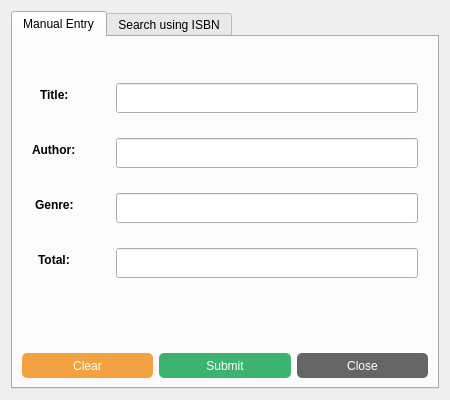
<?xml version="1.0" encoding="UTF-8"?>
<ui version="4.0">
 <class>addbookdialog</class>
 <widget class="QDialog" name="addbookdialog">
  <property name="geometry">
   <rect>
    <x>0</x>
    <y>0</y>
    <width>450</width>
    <height>400</height>
   </rect>
  </property>
  <property name="minimumSize">
   <size>
    <width>450</width>
    <height>400</height>
   </size>
  </property>
  <property name="maximumSize">
   <size>
    <width>450</width>
    <height>400</height>
   </size>
  </property>
  <property name="windowTitle">
   <string>Add Books</string>
  </property>
  <layout class="QVBoxLayout" name="verticalLayout">
   <item>
    <widget class="QTabWidget" name="tabWidget">
     <property name="currentIndex">
      <number>0</number>
     </property>
     <widget class="QWidget" name="manual">
      <attribute name="title">
       <string>Manual Entry</string>
      </attribute>
      <layout class="QVBoxLayout" name="verticalLayout_2" stretch="10,1,2">
       <item>
        <layout class="QFormLayout" name="inputform">
         <property name="fieldGrowthPolicy">
          <enum>QFormLayout::ExpandingFieldsGrow</enum>
         </property>
         <property name="labelAlignment">
          <set>Qt::AlignCenter</set>
         </property>
         <property name="formAlignment">
          <set>Qt::AlignCenter</set>
         </property>
         <property name="horizontalSpacing">
          <number>40</number>
         </property>
         <property name="verticalSpacing">
          <number>25</number>
         </property>
         <property name="leftMargin">
          <number>10</number>
         </property>
         <property name="rightMargin">
          <number>10</number>
         </property>
         <item row="0" column="0">
          <widget class="QLabel" name="titlefield">
           <property name="font">
            <font>
             <bold>true</bold>
            </font>
           </property>
           <property name="text">
            <string>Title:</string>
           </property>
          </widget>
         </item>
         <item row="0" column="1">
          <widget class="QLineEdit" name="inputtitle">
           <property name="minimumSize">
            <size>
             <width>0</width>
             <height>30</height>
            </size>
           </property>
          </widget>
         </item>
         <item row="1" column="0">
          <widget class="QLabel" name="authorfield">
           <property name="font">
            <font>
             <bold>true</bold>
            </font>
           </property>
           <property name="text">
            <string>Author:</string>
           </property>
          </widget>
         </item>
         <item row="1" column="1">
          <widget class="QLineEdit" name="inputauthor">
           <property name="minimumSize">
            <size>
             <width>0</width>
             <height>30</height>
            </size>
           </property>
          </widget>
         </item>
         <item row="2" column="0">
          <widget class="QLabel" name="genrefield">
           <property name="font">
            <font>
             <bold>true</bold>
            </font>
           </property>
           <property name="text">
            <string>Genre:</string>
           </property>
          </widget>
         </item>
         <item row="2" column="1">
          <widget class="QLineEdit" name="inputgenre">
           <property name="minimumSize">
            <size>
             <width>0</width>
             <height>30</height>
            </size>
           </property>
          </widget>
         </item>
         <item row="3" column="0">
          <widget class="QLabel" name="totalfield">
           <property name="font">
            <font>
             <bold>true</bold>
            </font>
           </property>
           <property name="text">
            <string>Total:</string>
           </property>
          </widget>
         </item>
         <item row="3" column="1">
          <widget class="QLineEdit" name="inputtotal">
           <property name="minimumSize">
            <size>
             <width>0</width>
             <height>30</height>
            </size>
           </property>
          </widget>
         </item>
        </layout>
       </item>
       <item>
        <widget class="QLabel" name="error">
         <property name="font">
          <font>
           <bold>true</bold>
          </font>
         </property>
         <property name="styleSheet">
          <string notr="true">color: orange</string>
         </property>
         <property name="text">
          <string/>
         </property>
         <property name="alignment">
          <set>Qt::AlignCenter</set>
         </property>
        </widget>
       </item>
       <item>
        <layout class="QHBoxLayout" name="buttonlayout">
         <item>
          <widget class="QPushButton" name="clearbutton">
           <property name="minimumSize">
            <size>
             <width>0</width>
             <height>25</height>
            </size>
           </property>
           <property name="styleSheet">
            <string notr="true">QPushButton#clearbutton{
	background-color: #f2a240;
	border-radius: 5px;
	color: white;
}

QPushButton#clearbutton:hover{
	border: 2px solid teal;
}</string>
           </property>
           <property name="text">
            <string>Clear</string>
           </property>
           <property name="autoDefault">
            <bool>false</bool>
           </property>
          </widget>
         </item>
         <item>
          <widget class="QPushButton" name="submitbutton">
           <property name="minimumSize">
            <size>
             <width>0</width>
             <height>25</height>
            </size>
           </property>
           <property name="styleSheet">
            <string notr="true">QPushButton#submitbutton{
	background-color: MediumSeaGreen;
	border-radius: 5px;
	color: white;
}

QPushButton#submitbutton:hover{
	border: 2px solid teal;
}</string>
           </property>
           <property name="text">
            <string>Submit</string>
           </property>
           <property name="autoDefault">
            <bool>false</bool>
           </property>
          </widget>
         </item>
         <item>
          <widget class="QPushButton" name="closebutton">
           <property name="minimumSize">
            <size>
             <width>0</width>
             <height>25</height>
            </size>
           </property>
           <property name="styleSheet">
            <string notr="true">QPushButton#closebutton{
	background-color: #656565;
	border-radius: 5px;
	color: white;
}

QPushButton#closebutton:hover{
	border: 2px solid teal;
}</string>
           </property>
           <property name="text">
            <string>Close</string>
           </property>
           <property name="autoDefault">
            <bool>false</bool>
           </property>
          </widget>
         </item>
        </layout>
       </item>
      </layout>
     </widget>
     <widget class="QWidget" name="isbn">
      <attribute name="title">
       <string>Search using ISBN</string>
      </attribute>
      <layout class="QVBoxLayout" name="verticalLayout_4" stretch="2,4,2,1,2">
       <item>
        <layout class="QHBoxLayout" name="isbnentry" stretch="2,10,1">
         <property name="spacing">
          <number>15</number>
         </property>
         <property name="leftMargin">
          <number>10</number>
         </property>
         <property name="rightMargin">
          <number>10</number>
         </property>
         <item>
          <widget class="QLabel" name="isbnlabel">
           <property name="font">
            <font>
             <bold>true</bold>
            </font>
           </property>
           <property name="text">
            <string>ISBN:</string>
           </property>
          </widget>
         </item>
         <item>
          <widget class="QLineEdit" name="isbnfield">
           <property name="minimumSize">
            <size>
             <width>0</width>
             <height>30</height>
            </size>
           </property>
          </widget>
         </item>
         <item>
          <widget class="QPushButton" name="searchbuttonisbn">
           <property name="minimumSize">
            <size>
             <width>60</width>
             <height>30</height>
            </size>
           </property>
           <property name="styleSheet">
            <string notr="true">QPushButton#searchbuttonisbn{
	background-color: BurlyWood;
	border-radius: 5px;
	color: white;
}

QPushButton#searchbuttonisbn:hover{
	border: 2px solid teal;
}</string>
           </property>
           <property name="text">
            <string>Search</string>
           </property>
           <property name="autoDefault">
            <bool>false</bool>
           </property>
          </widget>
         </item>
        </layout>
       </item>
       <item>
        <layout class="QVBoxLayout" name="detailslayout">
         <property name="leftMargin">
          <number>10</number>
         </property>
         <property name="topMargin">
          <number>5</number>
         </property>
         <property name="rightMargin">
          <number>10</number>
         </property>
         <property name="bottomMargin">
          <number>5</number>
         </property>
         <item>
          <widget class="QLabel" name="headingisbn">
           <property name="font">
            <font>
             <bold>true</bold>
            </font>
           </property>
           <property name="text">
            <string>Book Details:</string>
           </property>
           <property name="alignment">
            <set>Qt::AlignLeading|Qt::AlignLeft|Qt::AlignVCenter</set>
           </property>
          </widget>
         </item>
         <item>
          <widget class="QLabel" name="titleisbn">
           <property name="text">
            <string>-</string>
           </property>
           <property name="alignment">
            <set>Qt::AlignCenter</set>
           </property>
          </widget>
         </item>
         <item>
          <widget class="QLabel" name="authorisbn">
           <property name="text">
            <string>-</string>
           </property>
           <property name="alignment">
            <set>Qt::AlignCenter</set>
           </property>
          </widget>
         </item>
         <item>
          <widget class="QLabel" name="publisherisbn">
           <property name="text">
            <string>-</string>
           </property>
           <property name="alignment">
            <set>Qt::AlignCenter</set>
           </property>
          </widget>
         </item>
        </layout>
       </item>
       <item>
        <layout class="QHBoxLayout" name="totallayout">
         <property name="spacing">
          <number>15</number>
         </property>
         <property name="leftMargin">
          <number>10</number>
         </property>
         <property name="rightMargin">
          <number>10</number>
         </property>
         <item>
          <widget class="QLabel" name="totallabelisbn">
           <property name="font">
            <font>
             <bold>true</bold>
            </font>
           </property>
           <property name="text">
            <string>Total:</string>
           </property>
          </widget>
         </item>
         <item>
          <widget class="QLineEdit" name="totalfieldisbn">
           <property name="minimumSize">
            <size>
             <width>0</width>
             <height>30</height>
            </size>
           </property>
          </widget>
         </item>
        </layout>
       </item>
       <item>
        <widget class="QLabel" name="errorisbn">
         <property name="font">
          <font>
           <bold>true</bold>
          </font>
         </property>
         <property name="styleSheet">
          <string notr="true">color: orange</string>
         </property>
         <property name="text">
          <string/>
         </property>
         <property name="alignment">
          <set>Qt::AlignCenter</set>
         </property>
        </widget>
       </item>
       <item>
        <layout class="QHBoxLayout" name="buttonlayoutisn">
         <item>
          <widget class="QPushButton" name="clearbuttonisbn">
           <property name="minimumSize">
            <size>
             <width>0</width>
             <height>25</height>
            </size>
           </property>
           <property name="styleSheet">
            <string notr="true">QPushButton#clearbuttonisbn{
	background-color: #f2a240;
	border-radius: 5px;
	color: white;
}

QPushButton#clearbuttonisbn:hover{
	border: 2px solid teal;
}</string>
           </property>
           <property name="text">
            <string>Clear</string>
           </property>
           <property name="autoDefault">
            <bool>false</bool>
           </property>
          </widget>
         </item>
         <item>
          <widget class="QPushButton" name="submitbuttonisbn">
           <property name="minimumSize">
            <size>
             <width>0</width>
             <height>25</height>
            </size>
           </property>
           <property name="styleSheet">
            <string notr="true">QPushButton#submitbuttonisbn{
	background-color: MediumSeaGreen;
	border-radius: 5px;
	color: white;
}

QPushButton#submitbuttonisbn:hover{
	border: 2px solid teal;
}</string>
           </property>
           <property name="text">
            <string>Submit</string>
           </property>
           <property name="autoDefault">
            <bool>false</bool>
           </property>
          </widget>
         </item>
         <item>
          <widget class="QPushButton" name="closebuttonisbn">
           <property name="minimumSize">
            <size>
             <width>0</width>
             <height>25</height>
            </size>
           </property>
           <property name="styleSheet">
            <string notr="true">QPushButton#closebuttonisbn{
	background-color: #656565;
	border-radius: 5px;
	color: white;
}

QPushButton#closebuttonisbn:hover{
	border: 2px solid teal;
}</string>
           </property>
           <property name="text">
            <string>Close</string>
           </property>
           <property name="autoDefault">
            <bool>false</bool>
           </property>
          </widget>
         </item>
        </layout>
       </item>
      </layout>
     </widget>
    </widget>
   </item>
  </layout>
 </widget>
 <resources/>
 <connections/>
</ui>
